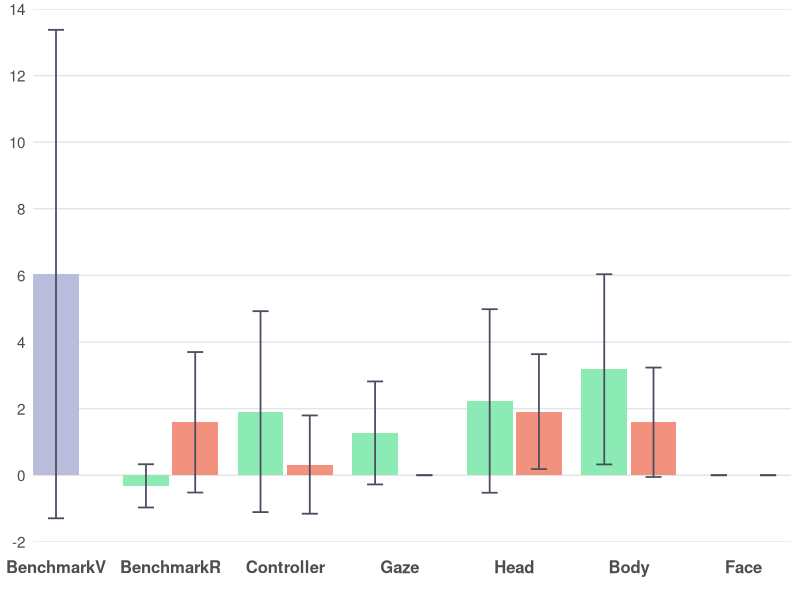
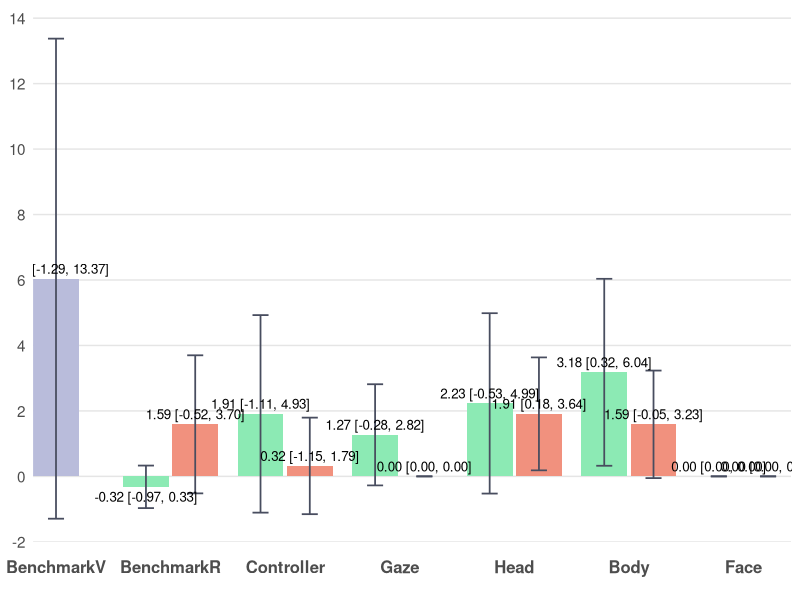

Reproduce these figures in R, in order.
# ================= Packages =================
if (!require(ggplot2)) install.packages("ggplot2")
library(ggplot2)

# ================= Data =================
# BenchmarkV: 6.04 (±19.64)
# BenchmarkR: Low -0.32 (±1.74), High 1.59 (±5.65)
# Controller: Low 1.91 (±8.08), High 0.32 (±3.95)
# Gaze: Low 1.27 (±4.14), High 0.00 (±0.00)
# Head: Low 2.23 (±7.38), High 1.91 (±4.62)
# Body: Low 3.18 (±7.65), High 1.59 (±4.40)
# Face: Low 0.00 (±0.00), High 0.00 (±0.00)

bench_mean <- 6.04
bench_sd <- 19.64

dat <- data.frame(
  Category = c("BenchmarkV",
               "BenchmarkR","BenchmarkR",
               "Controller","Controller",
               "Gaze","Gaze",
               "Head","Head",
               "Body","Body",
               "Face","Face"),
  slot     = c("C",
               "L","R",
               "L","R",
               "L","R",
               "L","R",
               "L","R",
               "L","R"),
  series   = c("BenchmarkV",
               "Low","High",
               "Low","High",
               "Low","High",
               "Low","High",
               "Low","High",
               "Low","High"),
  mean     = c(bench_mean,
               -0.32, 1.59,      # BenchmarkR Low, High
               1.91, 0.32,       # Controller Low, High
               1.27, 0.00,       # Gaze Low, High
               2.23, 1.91,       # Head Low, High
               3.18, 1.59,       # Body Low, High
               0.00, 0.00),      # Face Low, High
  sd       = c(bench_sd,
               1.74, 5.65,       # BenchmarkR Low, High
               8.08, 3.95,       # Controller Low, High
               4.14, 0.00,       # Gaze Low, High
               7.38, 4.62,       # Head Low, High
               7.65, 4.40,       # Body Low, High
               0.00, 0.00),      # Face Low, High
  stringsAsFactors = FALSE
)

# 固定横轴顺序
dat$Category <- factor(dat$Category,
  levels = c("BenchmarkV","BenchmarkR","Controller","Gaze","Head","Body","Face"))
dat$slot   <- factor(dat$slot, levels = c("L","C","R"))
dat$series <- factor(dat$series, levels = c("Low","BenchmarkV","High"))

# ================= 手动定位（确保居中+相邻柱体有间距） =================
# 以每个类目的中心为整数(1,2,3,...)，在左右各偏移 delta；两柱宽度为 bar_w
group_w <- 0.8               # 每个类目总体占宽（<1 避免挤到相邻类目）
bar_w   <- group_w / 2       # 0.4  柱体宽度保持不变
delta   <- group_w / 4       # 0.2  基础偏移
gap     <- 0.03              # 相邻柱体间距（几个像素）

# 对于非BenchmarkV类别，L和R之间增加间距
offset_map <- c(L = -delta - gap/2, C = 0, R = +delta + gap/2)

x_base <- as.numeric(dat$Category)
dat$x  <- x_base + unname(offset_map[as.character(dat$slot)])

# ================= 配色方案 =================
col_low   <- "#8CEAB4"      # Low
col_high  <- "#F1917E"      # High
col_bench <- "#B9BCDB"      # BenchmarkV

err_col   <- "#484D5F"

theme_base <- theme_minimal(base_size = 13) +
  theme(
    legend.position    = "none",
    panel.background   = element_rect(fill = "#FFFFFF", color = NA),  # 白底
    plot.background    = element_rect(fill = "#FFFFFF", color = NA),  # 白底
    panel.grid.major   = element_blank(),  # 去除所有网格线
    panel.grid.minor   = element_blank(),  # 去除所有网格线
    panel.grid.major.x = element_blank(),
    panel.grid.minor.x = element_blank(),
    panel.grid.major.y = element_blank(),
    panel.grid.minor.y = element_blank(),
    axis.ticks.x       = element_blank(),  # 去除x轴刻度线（底部灰色竖线）
    axis.ticks.y       = element_blank(),  # 去除y轴刻度线（左侧竖着的刻度线）
    axis.line.x        = element_blank(),  # 去除x轴线（底部灰色竖线）
    axis.line.y        = element_blank(),  # 去除y轴线（左侧竖线）
    axis.text.x        = element_text(size = 12, face = "bold", 
                                       margin = margin(t = 10, b = 10)),  # 底部文字距离坐标轴更远
    axis.text.y        = element_text(size = 11),
    axis.title         = element_blank()
  )

# y 轴：-2到14，组间距2
y_top    <- 14
y_bottom <- -2
y_breaks <- seq(-2, 14, by = 2)

# x 轴：用数值坐标，刻度放在每个类目中心
x_breaks <- seq_along(levels(dat$Category))
x_labels <- levels(dat$Category)

# ================= 95% 置信区间计算 =================
n <- 30  # 样本量
df <- n - 1  # 自由度 = 29
t_critical <- qt(0.975, df)  # t分布临界值（95% CI，双尾）
# 计算95% CI的误差范围
dat$ci_margin <- t_critical * (dat$sd / sqrt(n))

# ================= 图1：不带标注 =================
p1 <- ggplot(dat, aes(x = x, y = mean, fill = series)) +
  # 手动添加水平坐标线（包括0线）
  geom_hline(yintercept = y_breaks, color = "#E5E5E5", linewidth = 0.5) +
  geom_col(width = bar_w, position = "identity", colour = NA) +
  geom_errorbar(aes(ymin = mean - ci_margin, ymax = mean + ci_margin),
                width = bar_w * 0.35, color = err_col, linewidth = 0.6,
                position = "identity") +
  scale_fill_manual(values = c(Low = col_low, BenchmarkV = col_bench, High = col_high)) +
  scale_y_continuous(breaks = y_breaks, minor_breaks = NULL) +
  scale_x_continuous(breaks = x_breaks, labels = x_labels, expand = c(0, 0)) +
  coord_cartesian(ylim = c(y_bottom, y_top), expand = 0) +
  theme_base

# ================= 图2：带"均值 (95% CI)"标注 =================
lab_df <- transform(dat, label = sprintf("%.2f [%.2f, %.2f]", mean, 
                                          mean - ci_margin, mean + ci_margin))

p2 <- ggplot(dat, aes(x = x, y = mean, fill = series)) +
  # 手动添加水平坐标线（包括0线）
  geom_hline(yintercept = y_breaks, color = "#E5E5E5", linewidth = 0.5) +
  geom_col(width = bar_w, position = "identity", colour = NA) +
  geom_errorbar(aes(ymin = mean - ci_margin, ymax = mean + ci_margin),
                width = bar_w * 0.35, color = err_col, linewidth = 0.6,
                position = "identity") +
  geom_text(data = lab_df, aes(label = label),
            vjust = ifelse(lab_df$mean >= 0, -0.5, 1.5), size = 3.4, position = "identity") +
  scale_fill_manual(values = c(Low = col_low, BenchmarkV = col_bench, High = col_high)) +
  scale_y_continuous(breaks = y_breaks, minor_breaks = NULL) +
  scale_x_continuous(breaks = x_breaks, labels = x_labels, expand = c(0, 0)) +
  coord_cartesian(ylim = c(y_bottom, y_top * 1.02), expand = 0) +
  theme_base

# 保存文件（确保目录存在）
if (!dir.exists("no_labels")) dir.create("no_labels", recursive = TRUE)
if (!dir.exists("with_labels")) dir.create("with_labels", recursive = TRUE)
ggsave("no_labels/Nausea_no_labels.png", p1, width = 8, height = 3.57, dpi = 300, bg = "white")
ggsave("with_labels/Nausea_with_labels.png", p2, width = 8, height = 3.91, dpi = 300, bg = "white")
